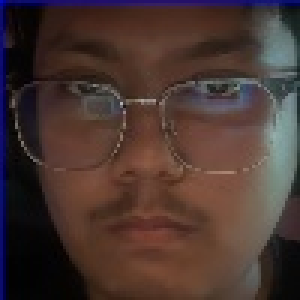
#> input picture face_database/unknown_1745721183.jpg, 100 x 100 px (shown 3 times larger); its folder holds only this picture in this run
$ python -i face_recognition_app.py   (imports and definitions only)
#> lines starting #> are read from the running program, lines starting #| are printed output that depends on the picture
#> further down, picture is the input picture: shape (100, 100, 3); mean B, G, R 49.8, 54.3, 73.3
#!/usr/bin/env python3
"""
Simplified Face Recognition App
Displays detected faces with names in red, bold text
"""

import os
import cv2
import time
import numpy as np
from flask import Flask, render_template, Response, jsonify, request
import threading

# Create face database directory if it doesn't exist
face_database_dir = 'face_database'
# [4 lines not run here, left out]

# Global variables
camera = None
camera_active = False
recognize_faces = True  # Set to True by default to immediately recognize faces
lock = threading.Lock()
face_cascade = cv2.CascadeClassifier(cv2.data.haarcascades + 'haarcascade_frontalface_default.xml')

def find_matching_face(face_img, threshold=0.6):
    """Find matching face in the database using template matching"""
#> called with threshold = 0.6
    best_match = None
    best_match_score = 0

    # Resize face image for comparison
    face_img_small = cv2.resize(face_img, (100, 100))

    # Loop through all faces in the database
    if os.path.exists(face_database_dir):
        for filename in os.listdir(face_database_dir):
            if not filename.endswith(('.jpg', '.jpeg', '.png')):
                continue

            try:
                # Load the database face
                db_face_path = os.path.join(face_database_dir, filename)
                db_face = cv2.imread(db_face_path)
                if db_face is None:
                    continue

                # Resize database face to the same size
                db_face_small = cv2.resize(db_face, (100, 100))

                # Convert both faces to grayscale
                face_gray = cv2.cvtColor(face_img_small, cv2.COLOR_BGR2GRAY)
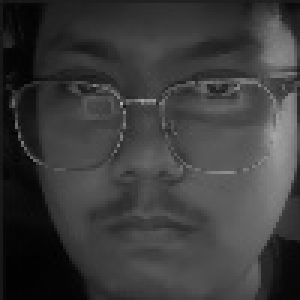
#> face_gray: shape (100, 100) (shown 3 times larger); min 1, max 175, mean 59.5
                db_face_gray = cv2.cvtColor(db_face_small, cv2.COLOR_BGR2GRAY)

                # Compare using template matching
                result = cv2.matchTemplate(db_face_gray, face_gray, cv2.TM_CCOEFF_NORMED)
#> result = [1]
                _, max_val, _, _ = cv2.minMaxLoc(result)
#> max_val = 1

                # If this match is better than our previous best, update
                if max_val > best_match_score and max_val > threshold:
                    best_match_score = max_val
#> best_match_score = 1
                    best_match = os.path.splitext(filename)[0]  # Get name without extension
            except Exception as e:
                print(f"Error processing {filename}: {str(e)}")
                continue

    return best_match, best_match_score

# [188 lines left out: functions generate_frames, index, video_feed, label_unknown_faces, static_file, stop_camera and 1 more, not called in this run]

# [4 lines not run here, left out]

>>> import cv2
>>> picture = cv2.imread('face_database/unknown_1745721183.jpg')
>>> result = find_matching_face(picture)
#> result = ('unknown_1745721183', 1)

$ run again, on face_database/unknown_1745721187.jpg
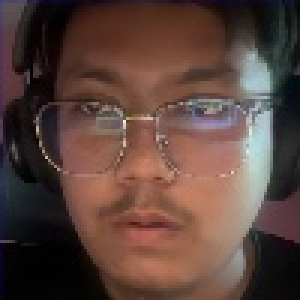
#> input picture face_database/unknown_1745721187.jpg, 100 x 100 px (shown 3 times larger)
#> picture is the input picture: shape (100, 100, 3); mean B, G, R 60.3, 67.3, 91.1
#> in find_matching_face, `face_gray = cv2.cvtColor(face_img_small, cv2.COLOR_BGR2GRAY)`:
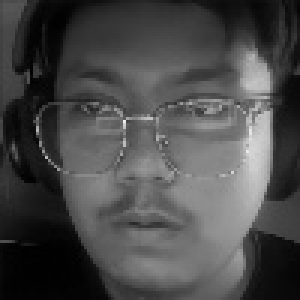
#> face_gray: shape (100, 100) (shown 3 times larger); min 0, max 238, mean 73.6
#> in find_matching_face, `result = cv2.matchTemplate(db_face_gray, face_gray, cv2.TM_CCOEFF_NORM..`: result = [1]
#> max_val = 1
#> `result = find_matching_face(picture)`: result = ('unknown_1745721187', 1)

$ run again, on face_database/unknown_1745721203.jpg
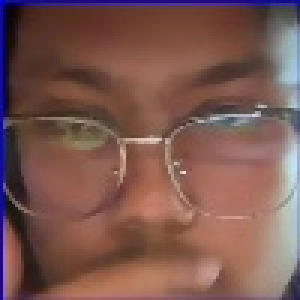
#> input picture face_database/unknown_1745721203.jpg, 100 x 100 px (shown 3 times larger)
#> picture is the input picture: shape (100, 100, 3); mean B, G, R 81.1, 87.8, 123.7
#> in find_matching_face, `face_gray = cv2.cvtColor(face_img_small, cv2.COLOR_BGR2GRAY)`:
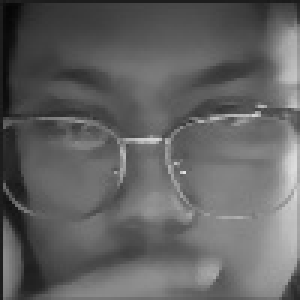
#> face_gray: shape (100, 100) (shown 3 times larger); min 6, max 225, mean 97.8
#> in find_matching_face, `result = cv2.matchTemplate(db_face_gray, face_gray, cv2.TM_CCOEFF_NORM..`: result = [1]
#> max_val = 1
#> `result = find_matching_face(picture)`: result = ('unknown_1745721203', 1)
